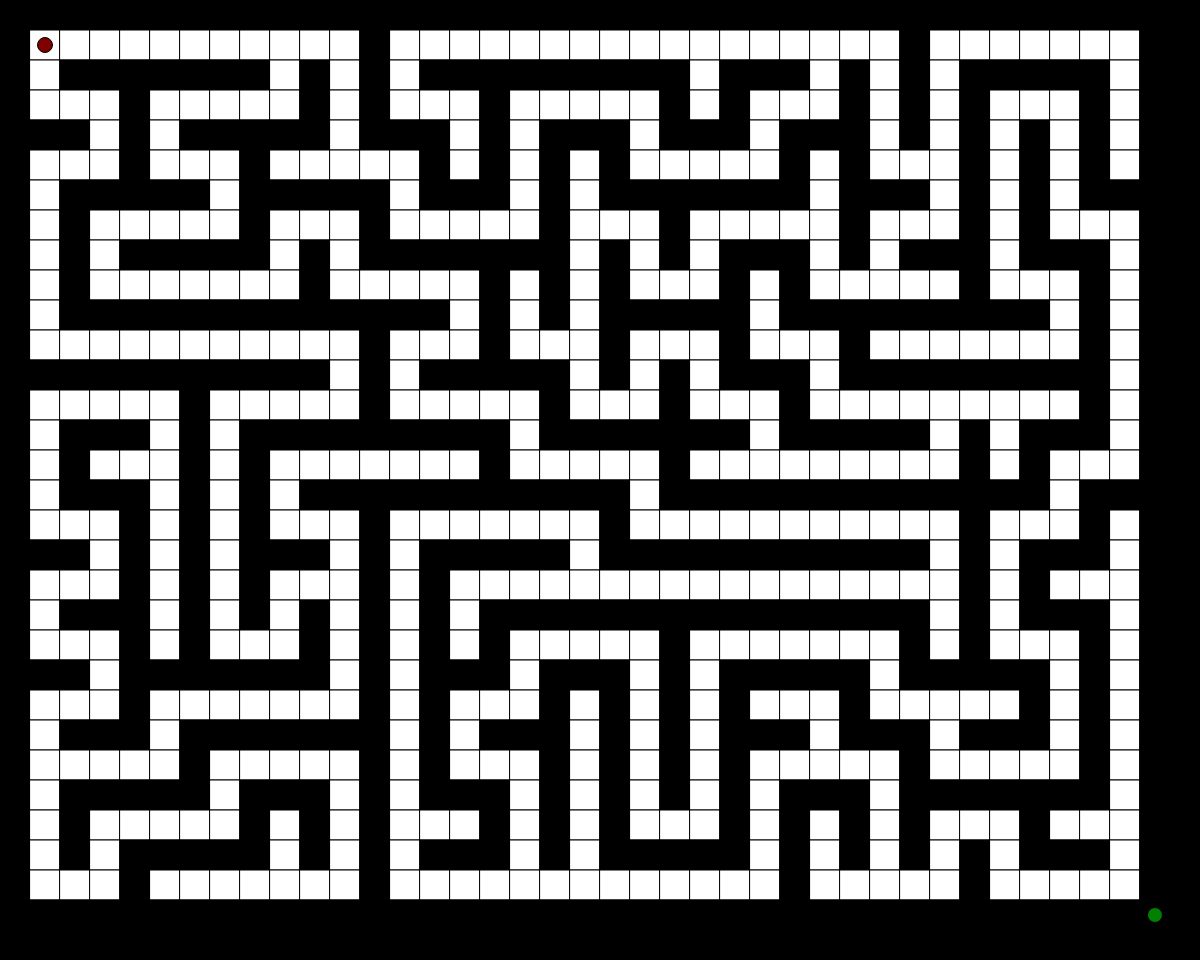
Frame 1 (no input)
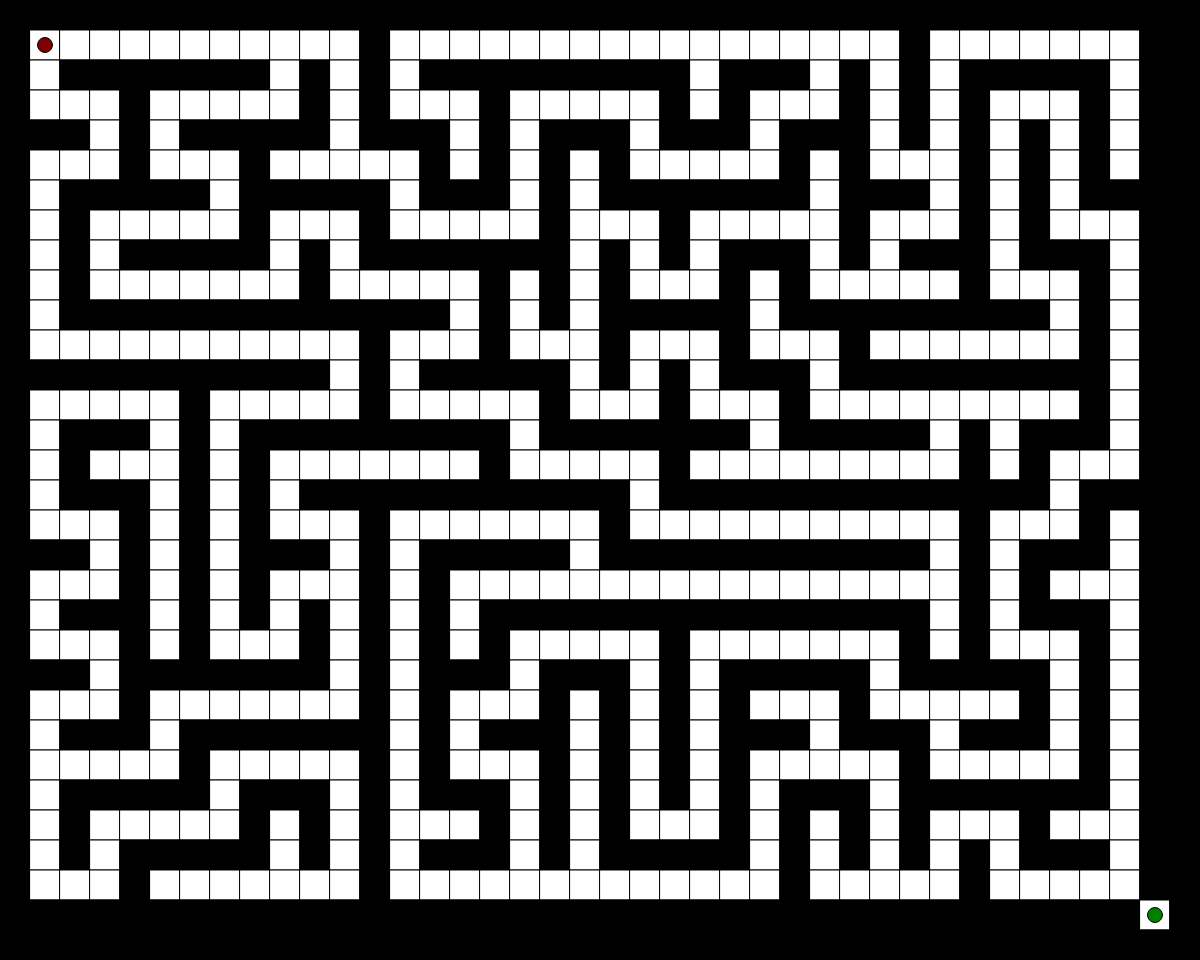
Frame 60 (no input)
Frame 120 (the mouse pressed at the canvas centre since frame 60): identical to frame 60, image omitted

The p5.js sketch that drew these frames (run headless with seeded random() and noise() and a simulated clock; from frame 60 on, the mouse is pressed at the canvas centre):

// p5.js sketch
// ── sketch.js
//Maze
let cols;
let rows;
let w = 30;
let grid;

//A star
let openSet = [];
let closedSet = [];
let path = [];
let current;
let start;
let end;

//Flags
let userInput = false;
let recreate = false;
let solve = false;
let solved = false;
let justPrint = false;
let changeStart = false;
let changeEnd = false;
let alertUser = false;
let manhattanAndDistance = false;
let distanceOnly = false;
let allowDiagonalMove = true;

//Slider
let slider;
let prevSliderValue = 30;

//Buttons
let solveButton;
let modifyButton;
let recreateButton;
let helpButton;
let clearButton;
let setStartPointButton;
let setEndPointButton;
let twoHeuristicButton;
let euclideanHeuristicButton;
let manhattanHeuristicButton;
let toggleDiagonalButton;
let clearSolutionButton;


function heuristic(point1,point2){
  let d;
  if(manhattanAndDistance){
  d = point1.manhattanDistance(point2) + 
      abs(dist(point1.x,point1.y,point2.x,point2.y));
  }else if (distanceOnly){
    d = abs(dist(point1.x,point1.y,point2.x,point2.y));
  }else{
    d = point1.manhattanDistance(point2);
  }
  return d;
}

function removeFromArray(arr, elt) {
  for (var i = arr.length - 1; i >= 0; i--) {
    if (arr[i] === elt) {
      arr.splice(i, 1);
    }
  }
  return arr;
}

function make2DArray(cols, rows) {
  let array = new Array(cols);
  for (let i = 0; i < array.length; i++) {
    array[i] = new Array(rows);
  }
  return array;
}

function make2DArrayWithDefault(value){
  let array = make2DArray(cols,rows);
  for(let i=0;i<array.length;i++){
    array[i].fill(value);
  }
  return array;
}

//Depth-First Search Maze Generation
function mazeGeneration() {
  let maze = make2DArray(cols,rows);
  for (let i = 0; i < cols; i++) {
    for (let j = 0; j < rows; j++) {
      maze[i][j] = new Cell(i * w, j * w, w);
    }
  }
  let r = int(random(cols));
  while(r % 2 == 0){
    r = int(random(cols));
  }
  let c = int(random(rows));
  while(c % 2 == 0){
    c = int(random(rows));
  }
  maze[r][c].wall = false;

  recursion(maze,r,c);
  maze[1][1].start = true;
  maze[cols-2][rows-2].end = true;
  return maze;

}

//The recursive Part of the Algorithm
function recursion(maze,r,c){
  let randDirs = generateRandomDirection();
  for (let i = 0; i < randDirs.length; i++) {
    switch (randDirs[i]) {
      case 1: // Up
        if (c-2 <=0){
          continue;
        }
        if (maze[r][c-2].wall){
          maze[r][c-2].wall = false;
          maze[r][c-1].wall = false;
          recursion(maze,r,c-2);
        }
        break;
      case 2: // Right
        if(r+2 >= cols - 1){
          continue;
        }
        if(maze[r+2][c].wall){
          maze[r+2][c].wall = false;
          maze[r+1][c].wall = false;
          recursion(maze,r+2,c);
        }
        break;
      case 3: // Down
        if (c+2 >= rows - 1){
          continue;
        }
        if (maze[r][c+2].wall){
          maze[r][c+2].wall = false;
          maze[r][c+1].wall = false;
          recursion(maze,r, c+2);
        }
        break;
      case 4: // Left
        if (r-2 <= 0){
          continue;
        }
        if (maze[r-2][c].wall){
          maze[r-2][c].wall = false;
          maze[r-1][c].wall = false;
          recursion(maze,r-2,c);
        }
        break;
    }
  }
}

//create a suffled array that has for values {1,2,3,4}
function generateRandomDirection(){
  let randoms = [];
  for (let i = 0; i < 4; i++) {
    randoms.push(i+1);
  }
  shuffle(randoms,true);
  return randoms;
}

//handle user mouse input
function mousePressed() {
  if (userInput) {
    if (mouseButton == LEFT){
      for (let i = 0; i < cols; i++) {
        for (let j = 0; j < rows; j++) {
          let value = grid[i][j].toggleWall(mouseX, mouseY);
          if (value) {
            clearSolution();
            userInput = true;
            return;
          }
        }
      }
    }
  }else if(changeStart){
    if (mouseButton == LEFT){
      for (let i = 0; i < cols; i++) {
        for (let j = 0; j < rows; j++) {
          let value = grid[i][j].makeStart(mouseX,mouseY)
          if (value) {
            start.start = false;
            start = grid[i][j];
            start.start = true;
            clearSolution();
            return;
          }
        }
      }
    }
  }else if(changeEnd){
    if (mouseButton == LEFT){
      for (let i = 0; i < cols; i++) {
        for (let j = 0; j < rows; j++) {
          let value = grid[i][j].makeEnd(mouseX, mouseY);
          if (value) {
            end.end = false;
            end = grid[i][j];
            end.end = true;
            clearSolution();
            return;
          }
        }
      }
    }
  }
}

// handle userinput if 
// key == 'm' --> allow modify
// key == 's' --> solve the maze
// key == 'r' --> recreate the maze
// key == 'z' --> change the start point
// key == 'x' --> change the end point
// key == 'a' --> Use Both Manhattan and Euclidean distance
// key == 'd' --> Use Euclidean distance only
// key == 'q' --> Use Manhattan distance only
// key == 'e' --> toggle diagonal move
// key == 'w' --> clear the same maze
function keyTyped() {
  if (key === 'm') {
    modifyTheMaze();
  }
  if (key == 's' && !solved){
    solve = true;
  }
  if (key == 'r'){
    recreateTheMaze();
  }
  if(key == 'z'){
    changeStartingPoint();
  }
  if(key == 'x'){
    changeEndingPoin();
  }
  if(key == 'c'){
    clearMaze();
  }
  if(key == 'a'){
    changeToManhattanAndEuclidean();
  }
  if(key == 'd'){
    changeToEuclidean();
  }
  if(key == 'q'){
    changeToManhattan();
  }
  if(key == 'e'){
    toggleDiagonal();
  }
  if(key == 'w'){
    clearSolution();
  }
}

//this is called when the setStartPointButton pressed
function changeStartingPoint(){
  changeEnd = false;
  userInput = false;
  changeStart = true;
}

//this is called when the setEndPointButton pressed
function changeEndingPoint(){
  changeStart = false;
  userInput = false;
  changeEnd = true;
}

//this is called when the twoHeuristicButton pressed
function changeToManhattanAndEuclidean(){
  alert("you have change the Heuristic to both Euclidean and Manhattan");
  manhattanAndDistance = true;
  distanceOnly = false;
}

//this is called when the euclideanHeuristicButton pressed
function changeToEuclidean(){
  alert("you have change the Heuristic to Euclidean");
  manhattanAndDistance = false;
  distanceOnly = true;
}
//this is called when the manhattanHeuristicButton pressed
function changeToManhattan(){
  alert("you have change the Heuristic to Manhattan");
  manhattanAndDistance = false;
  distanceOnly = false;
}

//this is called when the toggleDiagonalButton pressed
function toggleDiagonal(){
  allowDiagonalMove = !allowDiagonalMove;
  if(allowDiagonalMove){
    alert("Diagonal move is turned on");
  }else{
    alert("Diagonal move is turned off");
  }
  clearSolution();
}

//this is called when solveButton is pressed
function solveTheMaze(){
  if (!solved){
    solve = true;
  }
}

//this is called when modifyButton is pressed
function modifyTheMaze() {
  changeStart = false;
  changeEnd = false;
  userInput = !userInput;
}

//this is called when recreateButton is pressed
function recreateTheMaze() {
  recreate = true;
}

//this is called when helpButton is pressed
function showHelp() {
  alert("You can use the keyboard for those tasks:\n"+
       "1- Press 'm' to toggle user input\n"+
       "2- Press 's' to solve the maze\n"+
       "3- Press 'r' to recreate the maze\n"+
       "4- Press 'z' to change the starting point\n"+
       "5- Press 'x' to change the ending point\n"+
       "6- Press 'a' to use Both Manhattan and Euclidean distance as a heuristic\n"+
       "7- Press 'd' to use Euclidean distance as a heuristic\n"+
       "8- Press 'q' to use Manhattan distance only 'it is also the default'\n"+
       "9- Press 'e' to toggle diagonal move\n"+
       "10- Press 'w' to clear the current maze solution");
}

function clearSolution(){
    recreate = false;
    justPrint = false;
    solved = false;
    solve = false;
    userInput = false;
    changeStart = false;
    changeEnd = false;
    alertUser = false;
    openSet = [];
    openSet.push(start);
    closedSet = [];
    for(let i = 0;i < cols;i++){
      for(let j = 0;j < rows;j++){
        grid[i][j].neighbors = [];
        grid[i][j].addNeighbors(grid);
        grid[i][j].h = Number.MAX_SAFE_INTEGER;
        grid[i][j].f = Number.MAX_SAFE_INTEGER;
        grid[i][j].g = Number.MAX_SAFE_INTEGER;
      }
    }
    start.g = 0;
    start.h = heuristic(start.getIndex(),end.getIndex());
    start.f = start.g + start.h;
}

function clearMaze(){
  for(let i = 0;i < cols;i++){
    for(let j = 0;j < rows;j++){
      grid[i][j].wall = false;
    }
  }
}

//this function in p5 js is fired once when the app is launched
function setup() {
  createCanvas(windowWidth, windowHeight - 40);
  cols = floor(width / w);
  rows = floor(height / w);
  grid = mazeGeneration();
  for (let i = 0; i < cols; i++) {
    for (let j = 0; j < rows; j++) {
      grid[i][j].addNeighbors(grid);
    }
  }
  start = grid[1][1];
  end = grid[cols-2][rows-2];
  openSet.push(start);
  //create the Slider
  slider = createSlider(10, 100, 30,10);
  slider.style('width', '200px');
  //create the buttons
  solveButton = createButton("Solve");
  solveButton.mousePressed(solveTheMaze);
  solveButton.style('margin-left','10px');
  modifyButton = createButton("Toggle Modify");
  modifyButton.mousePressed(modifyTheMaze);
  modifyButton.style('margin-left','10px');
  recreateButton = createButton("Hit To Recreate");
  recreateButton.mousePressed(recreateTheMaze);
  recreateButton.style('margin-left','10px');
  helpButton = createButton("Help");
  helpButton.mousePressed(showHelp);
  helpButton.style('margin-left','10px');
  clearButton = createButton("Clear walls");
  clearButton.mousePressed(clearMaze);
  clearButton.style('margin-left','10px');
  setStartPointButton = createButton("Change Start");
  setStartPointButton.mousePressed(changeStartingPoint);
  setStartPointButton.style('margin-left','10px');
  setEndPointButton = createButton("Change End");
  setEndPointButton.mousePressed(changeEndingPoint);
  setEndPointButton.style('margin-left','10px');
  twoHeuristicButton = createButton("H = M + E");
  twoHeuristicButton.mousePressed(changeToManhattanAndEuclidean);
  twoHeuristicButton.style('margin-left','10px');
  euclideanHeuristicButton = createButton("H = E");
  euclideanHeuristicButton.mousePressed(changeToEuclidean);
  euclideanHeuristicButton.style('margin-left','10px');
  manhattanHeuristicButton = createButton("H = M");
  manhattanHeuristicButton.mousePressed(changeToManhattan);
  manhattanHeuristicButton.style('margin-left','10px');
  toggleDiagonalButton = createButton("Toggle Diagonal");
  toggleDiagonalButton.mousePressed(toggleDiagonal);
  toggleDiagonalButton.style('margin-left','10px');
  clearSolutionButton = createButton("Clear Solution");
  clearSolutionButton.mousePressed(clearSolution);
  clearSolutionButton.style('margin-left','10px');
}

//this function is a continous loop and used to draw on the canvas 
function draw() {
  if (prevSliderValue != slider.value()){
    recreate = true;
    w = slider.value();
    prevSliderValue = slider.value();
  }
  background(0);
  if (recreate){
    //re-init everything
    createCanvas(windowWidth, windowHeight - 40);
    cols = floor(width / w);
    rows = floor(height / w);
    grid = mazeGeneration();
    for (let i = 0; i < cols; i++) {
      for (let j = 0; j < rows; j++) {
        grid[i][j].addNeighbors(grid);
      }
    }
    start = grid[1][1];
    end = grid[cols-2][rows-2];
    closedSet = [];
    openSet = [];
    openSet.push(start);
    recreate = false;
    justPrint = false;
    solved = false;
    solve = false;
    userInput = false;
    changeStart = false;
    changeEnd = false;
    alertUser = false;
  }
  for (let i = 0; i < cols; i++) {
    for (let j = 0; j < rows; j++) {
      grid[i][j].show();
    }
  }
  if (solve){
    //A star part
    if(openSet.length > 0){
      let winner = 0;
      for (let i = 0; i < openSet.length; i++) {
        if(openSet[i].f < openSet[winner].f){
          winner = i;
        }else if(openSet[i].f == openSet[winner].f){

          if (openSet[i].h < openSet[winner].h){
            winner = i;
          }else if(openSet[i].h == openSet[winner].h){
            //Tie Breaker
            let index1 = openSet[i].getIndex();
            let index2 = openSet[winner].getIndex();
            let index = index1.tieBreak(index2);
            if (index.x == index1.x && index.y == index1.y){
              winner = i;
            }
          }
        }
      }
      current = openSet[winner];
      if(current.getIndex().x == end.getIndex().x && current.getIndex().y == end.getIndex().y){
        solve = false;
        justPrint = true;
        solved = true;
        alertUser = true;
        console.log('DONE!');
      }
      openSet = removeFromArray(openSet, current);
      closedSet.push(current);

      let neighbors = current.neighbors;
      for (let i = 0; i < neighbors.length; i++) {
        let neighbor = neighbors[i];
        
        if(!closedSet.includes(neighbor) && !neighbor.wall){
          let tempF = current.g + heuristic(neighbor.getIndex(),end.getIndex()) + 1;
          let newPath = false;
          if (openSet.includes(neighbor)){
            let tempH = heuristic(neighbor.getIndex(),end.getIndex());
            if (tempF < neighbor.f){
              neighbor.g = current.g + 1;
              neighbor.h = heuristic(neighbor.getIndex(),end.getIndex());
              neighbor.f = tempF;
              newPath = true;
            }else if(tempF === neighbor.f){
              if (tempH < neighbor.h){
                neighbor.h = tempH;
                newPath = true;
              }
            }
          }else{
            neighbor.g = current.g + 1;
            neighbor.h = heuristic(neighbor.getIndex(),end.getIndex());
            neighbor.f = tempF;
            newPath = true;
            openSet.push(neighbor);
          }
          if (newPath){
            neighbor.g = current.g + 1;
            neighbor.h = heuristic(neighbor.getIndex(),end.getIndex());
            neighbor.f = neighbor.g + neighbor.h;
            neighbor.previous = current;
          }
        }
      }
    }else{
      console.log('No Solution');
      alert("No Solution");
      solve = false;
      justPrint = true;
    }
  }

  if(solve || justPrint){
    //this used to color the closedSet
    for (let i = 0; i < closedSet.length; i++) {
      closedSet[i].showWithColor(color(255,0,0,90));
    }
    //this used to color the openSet
    for (let i = 0; i < openSet.length; i++) {
      openSet[i].showWithColor(color(0,0,255,90));
    }
    
    //find the path by backTracking.
    path = [];
    let temp = current;
    path.push(temp);
    while(temp.previous) {
      path.push(temp.previous);
      temp = temp.previous;
    }

    //draw the path as a coninous line.
    noFill();
    stroke(237, 34, 93);
    strokeWeight(w / 10);
    beginShape();
    for (var i = 0; i < path.length; i++) {
      vertex(path[i].x + w / 2, path[i].y + w / 2);
    }
    endShape();
    strokeWeight(1);
    if(alertUser){
      alertUser = false;
      alert("Path Found :-)");
    }
  }
}
// ── Cell.js
function Cell(x, y, w, start, end) {
  this.x = x;
  this.y = y;
  this.w = w;
  this.start = start;
  this.end = end;
  this.wall = true;
  this.f = Number.MAX_SAFE_INTEGER;
  this.g = Number.MAX_SAFE_INTEGER;
  this.h = Number.MAX_SAFE_INTEGER;
  this.neighbors = [];
  this.previous;
}

Cell.prototype.show = function() {
  stroke(0);
  if (this.wall) {
    fill(0);
  } else {
    fill(255);
  }
  rect(this.x, this.y, this.w, this.w);
  if (this.start) {
    this.wall = false;
    this.h = heuristic(start.getIndex(),end.getIndex());
    this.g = 0;
    this.f = this.h+this.g;
    fill(127, 0, 0);
    circle(this.x + this.w / 2, this.y + this.w / 2, this.w / 2);
  } else if (this.end) {
    fill(0, 127, 0);
    this.wall = false;
    circle(this.x + this.w / 2, this.y + this.w / 2, this.w / 2);
  }
}

Cell.prototype.toggleWall = function(x, y) {
  if (x > this.x && x < this.x + this.w && y > this.y && y < this.y + this.w) {
    this.wall = !this.wall;
    return true;
  }
  return false;
}

Cell.prototype.makeStart = function(x, y) {
  if (x > this.x && x < this.x + this.w && y > this.y && y < this.y + this.w) {
    if (!this.end && !this.wall){
      this.start = true;
      return true;
    }
  }
  return false;
}

Cell.prototype.makeEnd = function(x, y) {
  if (x > this.x && x < this.x + this.w && y > this.y && y < this.y + this.w) {
    if (!this.start && !this.wall){
      this.end = true;
      return true;
    }
  }
  return false;
}

Cell.prototype.getIndex = function(){
  let point = new Point();
  point.x = this.x / this.w;
  point.y = this.y / this.w;
  return point;
}

Cell.prototype.addNeighbors = function(grid) {
  var i = this.getIndex().x;
  var j = this.getIndex().y;
  if (i < cols - 1) {
    this.neighbors.push(grid[i + 1][j]);
  }
  if (i > 0) {
    this.neighbors.push(grid[i - 1][j]);
  }
  if (j < rows - 1) {
    this.neighbors.push(grid[i][j + 1]);
  }
  if (j > 0) {
    this.neighbors.push(grid[i][j - 1]);
  }
  if(allowDiagonalMove){
    if (i > 0 && j > 0) {
      this.neighbors.push(grid[i - 1][j - 1]);
    }
    if (i < cols - 1 && j > 0) {
      this.neighbors.push(grid[i + 1][j - 1]);
    }
    if (i > 0 && j < rows - 1) {
      this.neighbors.push(grid[i - 1][j + 1]);
    }
    if (i < cols - 1 && j < rows - 1) {
      this.neighbors.push(grid[i + 1][j + 1]);
    }
  }
};

Cell.prototype.showWithColor = function(col) {
  fill(col);
  rect(this.x,this.y,w,w);
}
// ── Point.js
function Point(x, y) {
  this.x = x;
  this.y = y;
}

// used in the Heuristic to calculate the Distance.
Point.prototype.manhattanDistance = function(point){
  let xDistance = abs(this.x - point.x);
  let yDistance = abs(this.y - point.y);
  return xDistance + yDistance;
}

//this is used when there is a tie in the A star algo.
Point.prototype.tieBreak = function(point){
  if (this.y < point.y && this.x > point.x){
    return this;
  }
  if(point.y < this.y && point.x > this.x){
    return point;
  }
  if (point.y == this.y){
    if (point.x > this.x){
      return point;
    }else{
      return this;
    }
  }
  if (point.x == this.x){
    if (point.y > this.y){
      return point;
    }else{
      return this;
    }
  }
  return this;
}
